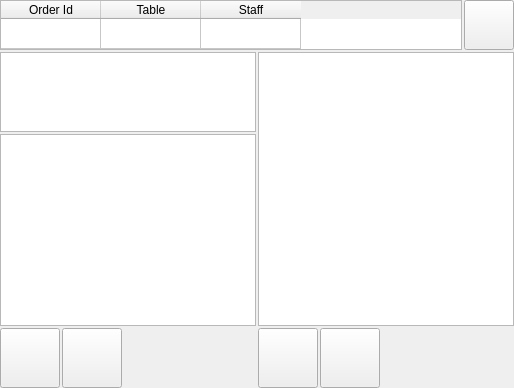
    <widget class="QWidget" name="wdtLeft" native="true">
     <layout class="QVBoxLayout" name="verticalLayout_4">
      <property name="spacing">
       <number>2</number>
      </property>
      <property name="margin">
       <number>0</number>
      </property>
      <item>
       <widget class="QWidget" name="wgUp" native="true">
        <layout class="QHBoxLayout" name="horizontalLayout_5">
         <property name="spacing">
          <number>2</number>
         </property>
         <property name="margin">
          <number>0</number>
         </property>
         <item>
          <widget class="QTableWidget" name="tableOrderInfo">
           <property name="sizePolicy">
            <sizepolicy hsizetype="Preferred" vsizetype="Preferred">
             <horstretch>0</horstretch>
             <verstretch>0</verstretch>
            </sizepolicy>
           </property>
           <property name="minimumSize">
            <size>
             <width>0</width>
             <height>50</height>
            </size>
           </property>
           <property name="maximumSize">
            <size>
             <width>11111</width>
             <height>50</height>
            </size>
           </property>
           <property name="verticalScrollBarPolicy">
            <enum>Qt::ScrollBarAlwaysOff</enum>
           </property>
           <property name="horizontalScrollBarPolicy">
            <enum>Qt::ScrollBarAlwaysOff</enum>
           </property>
           <property name="autoScroll">
            <bool>false</bool>
           </property>
           <property name="editTriggers">
            <set>QAbstractItemView::NoEditTriggers</set>
           </property>
           <property name="selectionMode">
            <enum>QAbstractItemView::NoSelection</enum>
           </property>
           <attribute name="verticalHeaderVisible">
            <bool>false</bool>
           </attribute>
           <row>
            <property name="text">
             <string>1</string>
            </property>
           </row>
           <column>
            <property name="text">
             <string>Order Id</string>
            </property>
           </column>
           <column>
            <property name="text">
             <string>Table</string>
            </property>
           </column>
           <column>
            <property name="text">
             <string>Staff</string>
            </property>
           </column>
          </widget>
         </item>
         <item>
          <widget class="QPushButton" name="btnMenu">
           <property name="sizePolicy">
            <sizepolicy hsizetype="Minimum" vsizetype="Preferred">
             <horstretch>0</horstretch>
             <verstretch>0</verstretch>
            </sizepolicy>
           </property>
           <property name="maximumSize">
            <size>
             <width>50</width>
             <height>16777215</height>
            </size>
           </property>
           <property name="text">
            <string/>
           </property>
           <property name="icon">
            <iconset resource="../core_gui/res.qrc">
             <normaloff>:/new/prefix1/res/icons/Contact.png</normaloff>:/new/prefix1/res/icons/Contact.png</iconset>
           </property>
           <property name="iconSize">
            <size>
             <width>36</width>
             <height>36</height>
            </size>
           </property>
          </widget>
         </item>
        </layout>
       </widget>
      </item>
      <item>
       <widget class="QWidget" name="wgDown" native="true">
        <layout class="QHBoxLayout" name="horizontalLayout_6">
         <property name="spacing">
          <number>2</number>
         </property>
         <property name="margin">
          <number>0</number>
         </property>
         <item>
          <widget class="QWidget" name="widget" native="true">
           <layout class="QVBoxLayout" name="verticalLayout">
            <property name="spacing">
             <number>2</number>
            </property>
            <property name="margin">
             <number>0</number>
            </property>
            <item>
             <widget class="QTableWidget" name="tblGroupOfGroup">
              <property name="maximumSize">
               <size>
                <width>16777215</width>
                <height>80</height>
               </size>
              </property>
              <property name="editTriggers">
               <set>QAbstractItemView::NoEditTriggers</set>
              </property>
              <attribute name="horizontalHeaderVisible">
               <bool>false</bool>
              </attribute>
              <attribute name="verticalHeaderVisible">
               <bool>false</bool>
              </attribute>
             </widget>
            </item>
            <item>
             <widget class="QTableWidget" name="tbGroups">
              <property name="verticalScrollBarPolicy">
               <enum>Qt::ScrollBarAlwaysOff</enum>
              </property>
              <property name="horizontalScrollBarPolicy">
               <enum>Qt::ScrollBarAlwaysOff</enum>
              </property>
              <property name="editTriggers">
               <set>QAbstractItemView::NoEditTriggers</set>
              </property>
              <property name="selectionMode">
               <enum>QAbstractItemView::SingleSelection</enum>
              </property>
              <attribute name="horizontalHeaderVisible">
               <bool>false</bool>
              </attribute>
              <attribute name="verticalHeaderVisible">
               <bool>false</bool>
              </attribute>
             </widget>
            </item>
            <item>
             <widget class="QWidget" name="wgB1" native="true">
              <layout class="QHBoxLayout" name="horizontalLayout_8">
               <property name="spacing">
                <number>2</number>
               </property>
               <property name="margin">
                <number>0</number>
               </property>
               <item>
                <widget class="QPushButton" name="btnMenuDown">
                 <property name="sizePolicy">
                  <sizepolicy hsizetype="Fixed" vsizetype="Fixed">
                   <horstretch>0</horstretch>
                   <verstretch>0</verstretch>
                  </sizepolicy>
                 </property>
                 <property name="minimumSize">
                  <size>
                   <width>60</width>
                   <height>60</height>
                  </size>
                 </property>
                 <property name="maximumSize">
                  <size>
                   <width>60</width>
                   <height>60</height>
                  </size>
                 </property>
                 <property name="text">
                  <string/>
                 </property>
                 <property name="icon">
                  <iconset resource="../core_gui/res.qrc">
                   <normaloff>:/new/prefix1/res/icons/down.png</normaloff>:/new/prefix1/res/icons/down.png</iconset>
                 </property>
                 <property name="iconSize">
                  <size>
                   <width>48</width>
                   <height>48</height>
                  </size>
                 </property>
                </widget>
               </item>
               <item>
                <widget class="QPushButton" name="btnMenuUp">
                 <property name="sizePolicy">
                  <sizepolicy hsizetype="Fixed" vsizetype="Fixed">
                   <horstretch>0</horstretch>
                   <verstretch>0</verstretch>
                  </sizepolicy>
                 </property>
                 <property name="minimumSize">
                  <size>
                   <width>60</width>
                   <height>60</height>
                  </size>
                 </property>
                 <property name="maximumSize">
                  <size>
                   <width>60</width>
                   <height>60</height>
                  </size>
                 </property>
                 <property name="text">
                  <string/>
                 </property>
                 <property name="icon">
                  <iconset resource="../core_gui/res.qrc">
                   <normaloff>:/new/prefix1/res/icons/up.png</normaloff>:/new/prefix1/res/icons/up.png</iconset>
                 </property>
                 <property name="iconSize">
                  <size>
                   <width>48</width>
                   <height>48</height>
                  </size>
                 </property>
                </widget>
               </item>
               <item>
                <spacer name="horizontalSpacer">
                 <property name="orientation">
                  <enum>Qt::Horizontal</enum>
                 </property>
                 <property name="sizeHint" stdset="0">
                  <size>
                   <width>40</width>
                   <height>20</height>
                  </size>
                 </property>
                </spacer>
               </item>
              </layout>
             </widget>
            </item>
           </layout>
          </widget>
         </item>
         <item>
          <widget class="QWidget" name="wgDishes" native="true">
           <layout class="QVBoxLayout" name="verticalLayout_3">
            <property name="spacing">
             <number>2</number>
            </property>
            <property name="margin">
             <number>0</number>
            </property>
            <item>
             <widget class="QTableWidget" name="tbDishes">
              <property name="sizePolicy">
               <sizepolicy hsizetype="Expanding" vsizetype="Expanding">
                <horstretch>2</horstretch>
                <verstretch>0</verstretch>
               </sizepolicy>
              </property>
              <property name="verticalScrollBarPolicy">
               <enum>Qt::ScrollBarAlwaysOff</enum>
              </property>
              <property name="horizontalScrollBarPolicy">
               <enum>Qt::ScrollBarAlwaysOff</enum>
              </property>
              <property name="editTriggers">
               <set>QAbstractItemView::NoEditTriggers</set>
              </property>
              <property name="selectionMode">
               <enum>QAbstractItemView::SingleSelection</enum>
              </property>
              <attribute name="horizontalHeaderVisible">
               <bool>false</bool>
              </attribute>
              <attribute name="verticalHeaderVisible">
               <bool>false</bool>
              </attribute>
             </widget>
            </item>
            <item>
             <widget class="QWidget" name="wdtLeftButtonSet" native="true">
              <layout class="QHBoxLayout" name="horizontalLayout">
               <property name="spacing">
                <number>2</number>
               </property>
               <property name="margin">
                <number>0</number>
               </property>
               <item>
                <widget class="QPushButton" name="btnDishListDown">
                 <property name="sizePolicy">
                  <sizepolicy hsizetype="Fixed" vsizetype="Fixed">
                   <horstretch>0</horstretch>
                   <verstretch>0</verstretch>
                  </sizepolicy>
                 </property>
                 <property name="minimumSize">
                  <size>
                   <width>60</width>
                   <height>60</height>
                  </size>
                 </property>
                 <property name="maximumSize">
                  <size>
                   <width>60</width>
                   <height>60</height>
                  </size>
                 </property>
                 <property name="text">
                  <string/>
                 </property>
                 <property name="icon">
                  <iconset resource="../core_gui/res.qrc">
                   <normaloff>:/new/prefix1/res/icons/down.png</normaloff>:/new/prefix1/res/icons/down.png</iconset>
                 </property>
                 <property name="iconSize">
                  <size>
                   <width>48</width>
                   <height>48</height>
                  </size>
                 </property>
                </widget>
               </item>
               <item>
                <widget class="QPushButton" name="btnDishListUp">
                 <property name="sizePolicy">
                  <sizepolicy hsizetype="Fixed" vsizetype="Fixed">
                   <horstretch>0</horstretch>
                   <verstretch>0</verstretch>
                  </sizepolicy>
                 </property>
                 <property name="minimumSize">
                  <size>
                   <width>60</width>
                   <height>60</height>
                  </size>
                 </property>
                 <property name="maximumSize">
                  <size>
                   <width>60</width>
                   <height>60</height>
                  </size>
                 </property>
                 <property name="text">
                  <string/>
                 </property>
                 <property name="icon">
                  <iconset resource="../core_gui/res.qrc">
                   <normaloff>:/new/prefix1/res/icons/up.png</normaloff>:/new/prefix1/res/icons/up.png</iconset>
                 </property>
                 <property name="iconSize">
                  <size>
                   <width>48</width>
                   <height>48</height>
                  </size>
                 </property>
                </widget>
               </item>
               <item>
                <spacer name="horizontalSpacer_4">
                 <property name="orientation">
                  <enum>Qt::Horizontal</enum>
                 </property>
                 <property name="sizeHint" stdset="0">
                  <size>
                   <width>40</width>
                   <height>20</height>
                  </size>
                 </property>
                </spacer>
               </item>
              </layout>
             </widget>
            </item>
           </layout>
          </widget>
         </item>
        </layout>
       </widget>
      </item>
     </layout>
    </widget>
